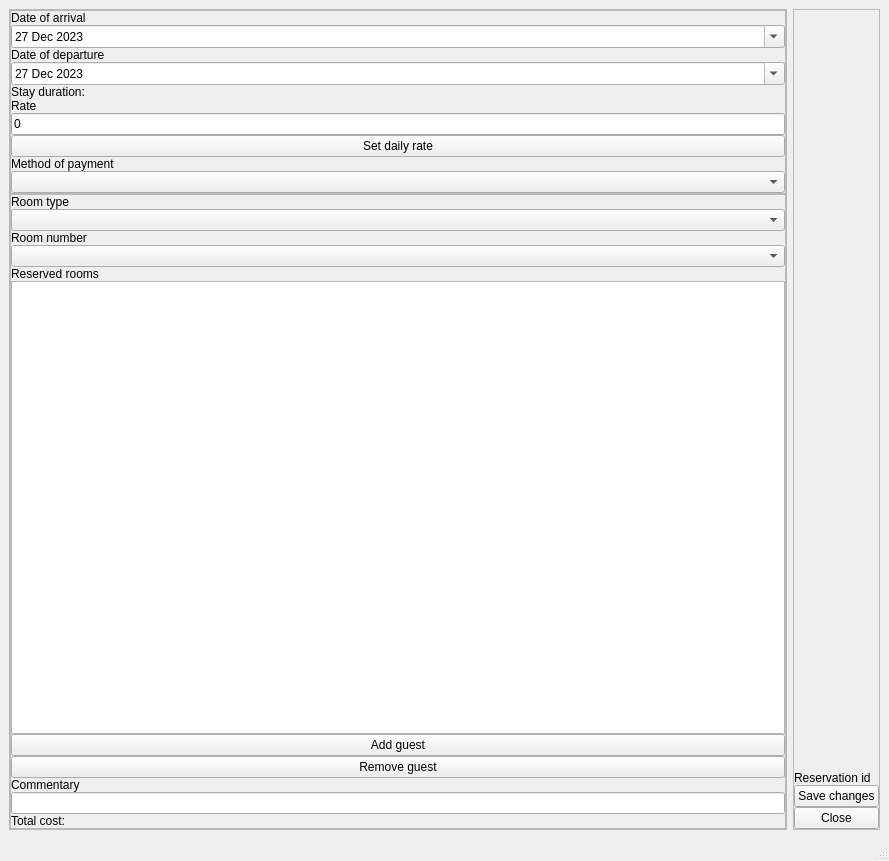
<?xml version="1.0" encoding="UTF-8"?>
<ui version="4.0">
 <class>EditResWindow</class>
 <widget class="QMainWindow" name="EditResWindow">
  <property name="geometry">
   <rect>
    <x>0</x>
    <y>0</y>
    <width>889</width>
    <height>861</height>
   </rect>
  </property>
  <property name="windowTitle">
   <string>Edit reservation</string>
  </property>
  <widget class="QWidget" name="centralwidget">
   <layout class="QHBoxLayout" name="horizontalLayout">
    <item>
     <widget class="QFrame" name="frame_4">
      <property name="frameShape">
       <enum>QFrame::StyledPanel</enum>
      </property>
      <property name="frameShadow">
       <enum>QFrame::Raised</enum>
      </property>
      <layout class="QVBoxLayout" name="verticalLayout_4">
       <property name="spacing">
        <number>0</number>
       </property>
       <property name="leftMargin">
        <number>0</number>
       </property>
       <property name="topMargin">
        <number>0</number>
       </property>
       <property name="rightMargin">
        <number>0</number>
       </property>
       <property name="bottomMargin">
        <number>0</number>
       </property>
       <item>
        <widget class="QFrame" name="frame">
         <property name="frameShape">
          <enum>QFrame::StyledPanel</enum>
         </property>
         <property name="frameShadow">
          <enum>QFrame::Raised</enum>
         </property>
         <layout class="QVBoxLayout" name="verticalLayout">
          <property name="spacing">
           <number>0</number>
          </property>
          <property name="leftMargin">
           <number>0</number>
          </property>
          <property name="topMargin">
           <number>0</number>
          </property>
          <property name="rightMargin">
           <number>0</number>
          </property>
          <property name="bottomMargin">
           <number>0</number>
          </property>
          <item>
           <widget class="QLabel" name="doa_lbl">
            <property name="text">
             <string>Date of arrival</string>
            </property>
           </widget>
          </item>
          <item>
           <widget class="QDateEdit" name="doa_daddit">
            <property name="dateTime">
             <datetime>
              <hour>6</hour>
              <minute>0</minute>
              <second>0</second>
              <year>2023</year>
              <month>12</month>
              <day>27</day>
             </datetime>
            </property>
            <property name="calendarPopup">
             <bool>true</bool>
            </property>
           </widget>
          </item>
          <item>
           <widget class="QLabel" name="dod_lbl">
            <property name="text">
             <string>Date of departure</string>
            </property>
           </widget>
          </item>
          <item>
           <widget class="QDateEdit" name="dod_daddit">
            <property name="dateTime">
             <datetime>
              <hour>6</hour>
              <minute>0</minute>
              <second>0</second>
              <year>2023</year>
              <month>12</month>
              <day>27</day>
             </datetime>
            </property>
            <property name="calendarPopup">
             <bool>true</bool>
            </property>
           </widget>
          </item>
          <item>
           <widget class="QLabel" name="stay_lbl">
            <property name="text">
             <string>Stay duration:</string>
            </property>
           </widget>
          </item>
          <item>
           <widget class="QLabel" name="rate_lbl">
            <property name="text">
             <string>Rate</string>
            </property>
           </widget>
          </item>
          <item>
           <widget class="QLineEdit" name="rate_leddit">
            <property name="text">
             <string>0</string>
            </property>
           </widget>
          </item>
          <item>
           <widget class="QPushButton" name="rateEdit_btn">
            <property name="text">
             <string>Set daily rate</string>
            </property>
           </widget>
          </item>
          <item>
           <widget class="QLabel" name="payment_lbl">
            <property name="text">
             <string>Method of payment</string>
            </property>
           </widget>
          </item>
          <item>
           <widget class="QComboBox" name="payment_cbx"/>
          </item>
         </layout>
        </widget>
       </item>
       <item>
        <widget class="QFrame" name="frame_2">
         <property name="frameShape">
          <enum>QFrame::StyledPanel</enum>
         </property>
         <property name="frameShadow">
          <enum>QFrame::Raised</enum>
         </property>
         <layout class="QVBoxLayout" name="verticalLayout_2">
          <property name="spacing">
           <number>0</number>
          </property>
          <property name="leftMargin">
           <number>0</number>
          </property>
          <property name="topMargin">
           <number>0</number>
          </property>
          <property name="rightMargin">
           <number>0</number>
          </property>
          <property name="bottomMargin">
           <number>0</number>
          </property>
          <item>
           <widget class="QLabel" name="roomtype_lbl">
            <property name="frameShadow">
             <enum>QFrame::Raised</enum>
            </property>
            <property name="text">
             <string>Room type</string>
            </property>
           </widget>
          </item>
          <item>
           <widget class="QComboBox" name="roomtype_cbox"/>
          </item>
          <item>
           <widget class="QLabel" name="rmNum_lbl">
            <property name="text">
             <string>Room number</string>
            </property>
           </widget>
          </item>
          <item>
           <widget class="QComboBox" name="rmNum_cbx"/>
          </item>
          <item>
           <widget class="QLabel" name="rmsAdded_lbl">
            <property name="text">
             <string>Reserved rooms</string>
            </property>
           </widget>
          </item>
          <item>
           <widget class="QTableWidget" name="resRms_twidget">
            <property name="editTriggers">
             <set>QAbstractItemView::NoEditTriggers</set>
            </property>
           </widget>
          </item>
          <item>
           <widget class="QPushButton" name="selectGuest_btn">
            <property name="text">
             <string>Add guest</string>
            </property>
           </widget>
          </item>
          <item>
           <widget class="QPushButton" name="drm_btn">
            <property name="text">
             <string>Remove guest</string>
            </property>
           </widget>
          </item>
          <item>
           <widget class="QLabel" name="comment_lbl">
            <property name="text">
             <string>Commentary</string>
            </property>
           </widget>
          </item>
          <item>
           <widget class="QLineEdit" name="comment_leddit"/>
          </item>
          <item>
           <widget class="QLabel" name="total_lbl">
            <property name="text">
             <string>Total cost:</string>
            </property>
           </widget>
          </item>
         </layout>
        </widget>
       </item>
      </layout>
     </widget>
    </item>
    <item>
     <widget class="QFrame" name="frame_3">
      <property name="frameShape">
       <enum>QFrame::StyledPanel</enum>
      </property>
      <property name="frameShadow">
       <enum>QFrame::Raised</enum>
      </property>
      <layout class="QVBoxLayout" name="verticalLayout_3">
       <property name="spacing">
        <number>0</number>
       </property>
       <property name="leftMargin">
        <number>0</number>
       </property>
       <property name="topMargin">
        <number>0</number>
       </property>
       <property name="rightMargin">
        <number>0</number>
       </property>
       <property name="bottomMargin">
        <number>0</number>
       </property>
       <item>
        <spacer name="verticalSpacer">
         <property name="orientation">
          <enum>Qt::Vertical</enum>
         </property>
         <property name="sizeHint" stdset="0">
          <size>
           <width>20</width>
           <height>40</height>
          </size>
         </property>
        </spacer>
       </item>
       <item>
        <widget class="QLabel" name="resId_lbl">
         <property name="text">
          <string>Reservation id</string>
         </property>
        </widget>
       </item>
       <item>
        <widget class="QPushButton" name="create_btn">
         <property name="text">
          <string>Save changes</string>
         </property>
        </widget>
       </item>
       <item>
        <widget class="QPushButton" name="exit_Btn">
         <property name="text">
          <string>Close</string>
         </property>
        </widget>
       </item>
      </layout>
     </widget>
    </item>
   </layout>
  </widget>
  <widget class="QMenuBar" name="menubar">
   <property name="geometry">
    <rect>
     <x>0</x>
     <y>0</y>
     <width>889</width>
     <height>22</height>
    </rect>
   </property>
  </widget>
  <widget class="QStatusBar" name="statusbar"/>
 </widget>
 <resources/>
 <connections/>
</ui>
